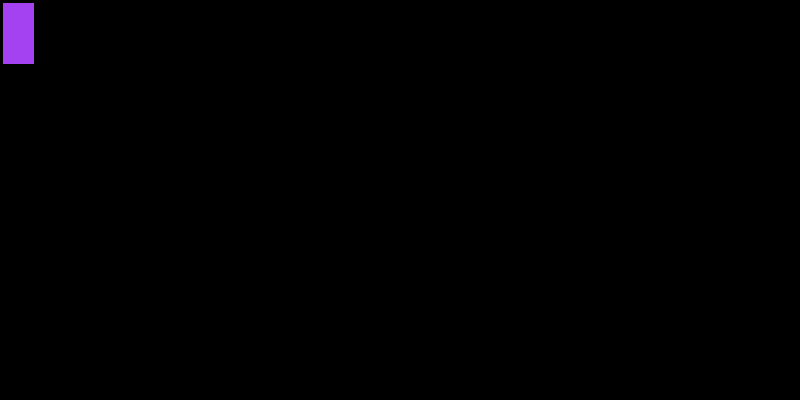
Frame 1 (no input)
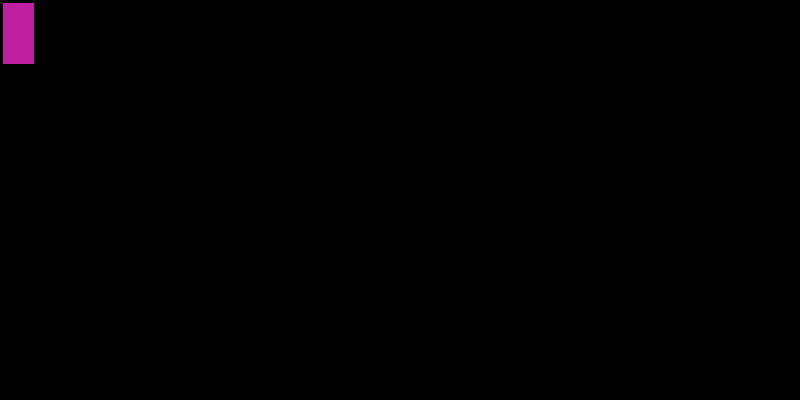
Frame 60 (the mouse pressed at the canvas centre just before this capture)
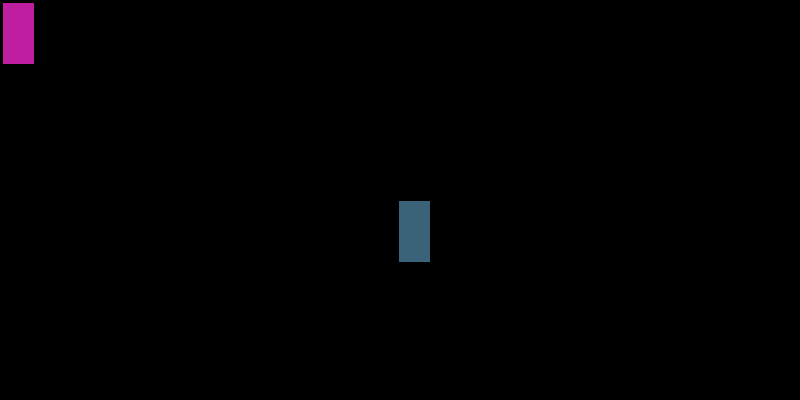
Frame 120 (the mouse held since frame 60 and released just before this capture)

The Processing sketch that drew these frames (run headless with seeded random() and noise(); from frame 60 on, the mouse is pressed at the canvas centre):

// Processing sketch: processing_142072
// ── processing_142072.pde

  int sorok=6;
  int oszlopok=22;

void setup () {
 
  size(800,400);
  background(0);
  frameRate(10);
 }

void draw () {

  int meretX=width/oszlopok;
  int meretY=height/sorok;
  
  int x=round(mouseX/meretX);
  int y=round(mouseY/meretY);
  
  int r=(int)random(255);
  int g=(int)random(255);
  int b=(int)random(255);

  strokeWeight(5);
 
  fill(r,g,b);

  rect(x*meretX,y*meretY,meretX,meretY);
 }
